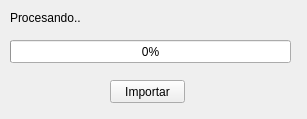
<?xml version="1.0" encoding="UTF-8"?>
<ui version="4.0">
 <class>Form</class>
 <widget class="QWidget" name="Form">
  <property name="geometry">
   <rect>
    <x>0</x>
    <y>0</y>
    <width>307</width>
    <height>119</height>
   </rect>
  </property>
  <property name="windowTitle">
   <string>Form</string>
  </property>
  <widget class="QLabel" name="lbl_0">
   <property name="geometry">
    <rect>
     <x>10</x>
     <y>10</y>
     <width>71</width>
     <height>16</height>
    </rect>
   </property>
   <property name="text">
    <string>Procesando...</string>
   </property>
  </widget>
  <widget class="QProgressBar" name="progress_bar">
   <property name="geometry">
    <rect>
     <x>10</x>
     <y>40</y>
     <width>281</width>
     <height>23</height>
    </rect>
   </property>
   <property name="value">
    <number>0</number>
   </property>
  </widget>
  <widget class="QPushButton" name="btn_importar">
   <property name="geometry">
    <rect>
     <x>110</x>
     <y>80</y>
     <width>75</width>
     <height>23</height>
    </rect>
   </property>
   <property name="text">
    <string>Importar</string>
   </property>
  </widget>
 </widget>
 <resources/>
 <connections/>
</ui>
